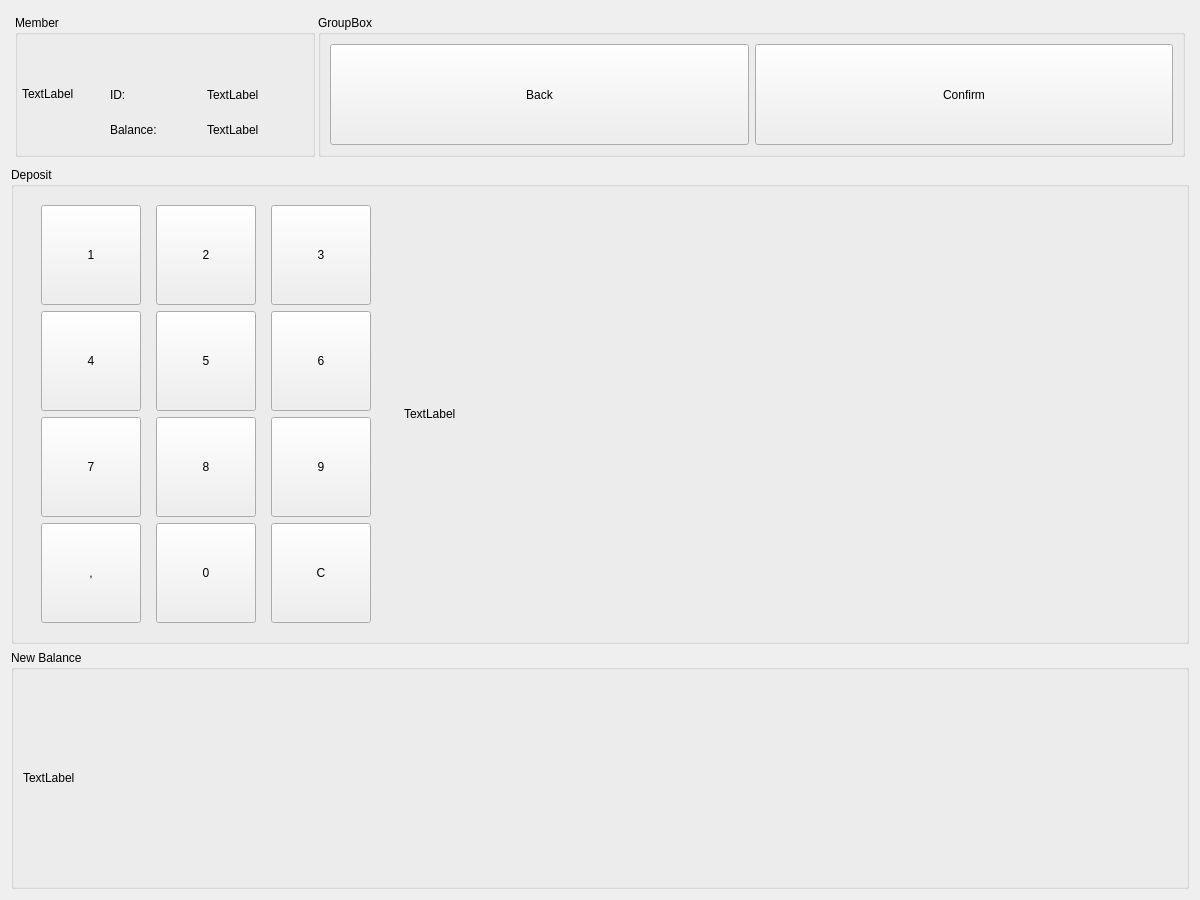
<?xml version="1.0" encoding="UTF-8"?>
<ui version="4.0">
 <class>DepositWindow</class>
 <widget class="QWidget" name="DepositWindow">
  <property name="geometry">
   <rect>
    <x>0</x>
    <y>0</y>
    <width>1200</width>
    <height>900</height>
   </rect>
  </property>
  <property name="sizePolicy">
   <sizepolicy hsizetype="Preferred" vsizetype="Preferred">
    <horstretch>0</horstretch>
    <verstretch>0</verstretch>
   </sizepolicy>
  </property>
  <property name="minimumSize">
   <size>
    <width>1200</width>
    <height>900</height>
   </size>
  </property>
  <property name="windowTitle">
   <string>Form</string>
  </property>
  <layout class="QVBoxLayout" name="verticalLayout">
   <item>
    <widget class="QWidget" name="topBarWidget" native="true">
     <property name="minimumSize">
      <size>
       <width>0</width>
       <height>150</height>
      </size>
     </property>
     <property name="maximumSize">
      <size>
       <width>16777215</width>
       <height>150</height>
      </size>
     </property>
     <layout class="QHBoxLayout" name="horizontalLayout">
      <property name="spacing">
       <number>3</number>
      </property>
      <property name="leftMargin">
       <number>4</number>
      </property>
      <property name="topMargin">
       <number>4</number>
      </property>
      <property name="rightMargin">
       <number>4</number>
      </property>
      <property name="bottomMargin">
       <number>4</number>
      </property>
      <item>
       <widget class="QGroupBox" name="memberGroupBox">
        <property name="minimumSize">
         <size>
          <width>300</width>
          <height>0</height>
         </size>
        </property>
        <property name="maximumSize">
         <size>
          <width>300</width>
          <height>16777215</height>
         </size>
        </property>
        <property name="title">
         <string>Member</string>
        </property>
        <layout class="QHBoxLayout" name="horizontalLayout_2">
         <property name="spacing">
          <number>3</number>
         </property>
         <property name="leftMargin">
          <number>4</number>
         </property>
         <property name="topMargin">
          <number>4</number>
         </property>
         <property name="rightMargin">
          <number>4</number>
         </property>
         <property name="bottomMargin">
          <number>4</number>
         </property>
         <item>
          <widget class="QLabel" name="memberImage">
           <property name="minimumSize">
            <size>
             <width>80</width>
             <height>80</height>
            </size>
           </property>
           <property name="maximumSize">
            <size>
             <width>80</width>
             <height>80</height>
            </size>
           </property>
           <property name="text">
            <string>TextLabel</string>
           </property>
          </widget>
         </item>
         <item>
          <widget class="QWidget" name="memberViewWidget" native="true">
           <layout class="QVBoxLayout" name="verticalLayout_2">
            <property name="spacing">
             <number>3</number>
            </property>
            <property name="leftMargin">
             <number>4</number>
            </property>
            <property name="topMargin">
             <number>4</number>
            </property>
            <property name="rightMargin">
             <number>4</number>
            </property>
            <property name="bottomMargin">
             <number>4</number>
            </property>
            <item>
             <widget class="QLabel" name="memberNameLabel">
              <property name="text">
               <string/>
              </property>
             </widget>
            </item>
            <item>
             <widget class="QWidget" name="memberIdWidget" native="true">
              <layout class="QHBoxLayout" name="horizontalLayout_3">
               <property name="spacing">
                <number>1</number>
               </property>
               <property name="leftMargin">
                <number>1</number>
               </property>
               <property name="topMargin">
                <number>1</number>
               </property>
               <property name="rightMargin">
                <number>1</number>
               </property>
               <property name="bottomMargin">
                <number>1</number>
               </property>
               <item>
                <widget class="QLabel" name="memberAccountLabel">
                 <property name="text">
                  <string>ID:</string>
                 </property>
                </widget>
               </item>
               <item>
                <widget class="QLabel" name="memberAccountInfoLabel">
                 <property name="text">
                  <string>TextLabel</string>
                 </property>
                </widget>
               </item>
              </layout>
             </widget>
            </item>
            <item>
             <widget class="QWidget" name="memberAccountWidget" native="true">
              <layout class="QHBoxLayout" name="horizontalLayout_4">
               <property name="spacing">
                <number>1</number>
               </property>
               <property name="leftMargin">
                <number>1</number>
               </property>
               <property name="topMargin">
                <number>1</number>
               </property>
               <property name="rightMargin">
                <number>1</number>
               </property>
               <property name="bottomMargin">
                <number>1</number>
               </property>
               <item>
                <widget class="QLabel" name="memberIdLabel">
                 <property name="text">
                  <string>Balance:</string>
                 </property>
                </widget>
               </item>
               <item>
                <widget class="QLabel" name="memberIdInfoLabel">
                 <property name="text">
                  <string>TextLabel</string>
                 </property>
                </widget>
               </item>
              </layout>
             </widget>
            </item>
           </layout>
          </widget>
         </item>
        </layout>
       </widget>
      </item>
      <item>
       <widget class="QGroupBox" name="optionsGroupBox">
        <property name="sizePolicy">
         <sizepolicy hsizetype="Preferred" vsizetype="Preferred">
          <horstretch>0</horstretch>
          <verstretch>0</verstretch>
         </sizepolicy>
        </property>
        <property name="title">
         <string>GroupBox</string>
        </property>
        <layout class="QHBoxLayout" name="horizontalLayout_5">
         <item>
          <widget class="QPushButton" name="backButton">
           <property name="sizePolicy">
            <sizepolicy hsizetype="Minimum" vsizetype="Expanding">
             <horstretch>0</horstretch>
             <verstretch>0</verstretch>
            </sizepolicy>
           </property>
           <property name="text">
            <string>Back</string>
           </property>
          </widget>
         </item>
         <item>
          <widget class="QPushButton" name="confirmButton">
           <property name="sizePolicy">
            <sizepolicy hsizetype="Minimum" vsizetype="Expanding">
             <horstretch>0</horstretch>
             <verstretch>0</verstretch>
            </sizepolicy>
           </property>
           <property name="text">
            <string>Confirm</string>
           </property>
          </widget>
         </item>
        </layout>
       </widget>
      </item>
     </layout>
    </widget>
   </item>
   <item>
    <widget class="QGroupBox" name="numPadGroupBox">
     <property name="title">
      <string>Deposit</string>
     </property>
     <layout class="QHBoxLayout" name="horizontalLayout_6">
      <item>
       <widget class="QWidget" name="numPadWidget" native="true">
        <property name="minimumSize">
         <size>
          <width>366</width>
          <height>0</height>
         </size>
        </property>
        <property name="maximumSize">
         <size>
          <width>366</width>
          <height>16777215</height>
         </size>
        </property>
        <layout class="QGridLayout" name="gridLayout">
         <item row="0" column="0">
          <widget class="QPushButton" name="pushButton_01">
           <property name="sizePolicy">
            <sizepolicy hsizetype="Fixed" vsizetype="Fixed">
             <horstretch>0</horstretch>
             <verstretch>0</verstretch>
            </sizepolicy>
           </property>
           <property name="minimumSize">
            <size>
             <width>100</width>
             <height>100</height>
            </size>
           </property>
           <property name="text">
            <string>1</string>
           </property>
          </widget>
         </item>
         <item row="1" column="1">
          <widget class="QPushButton" name="pushButton_05">
           <property name="sizePolicy">
            <sizepolicy hsizetype="Fixed" vsizetype="Fixed">
             <horstretch>0</horstretch>
             <verstretch>0</verstretch>
            </sizepolicy>
           </property>
           <property name="minimumSize">
            <size>
             <width>100</width>
             <height>100</height>
            </size>
           </property>
           <property name="text">
            <string>5</string>
           </property>
          </widget>
         </item>
         <item row="2" column="0">
          <widget class="QPushButton" name="pushButton_07">
           <property name="sizePolicy">
            <sizepolicy hsizetype="Fixed" vsizetype="Fixed">
             <horstretch>0</horstretch>
             <verstretch>0</verstretch>
            </sizepolicy>
           </property>
           <property name="minimumSize">
            <size>
             <width>100</width>
             <height>100</height>
            </size>
           </property>
           <property name="text">
            <string>7</string>
           </property>
          </widget>
         </item>
         <item row="2" column="2">
          <widget class="QPushButton" name="pushButton_09">
           <property name="sizePolicy">
            <sizepolicy hsizetype="Fixed" vsizetype="Fixed">
             <horstretch>0</horstretch>
             <verstretch>0</verstretch>
            </sizepolicy>
           </property>
           <property name="minimumSize">
            <size>
             <width>100</width>
             <height>100</height>
            </size>
           </property>
           <property name="text">
            <string>9</string>
           </property>
          </widget>
         </item>
         <item row="1" column="0">
          <widget class="QPushButton" name="pushButton_04">
           <property name="sizePolicy">
            <sizepolicy hsizetype="Fixed" vsizetype="Fixed">
             <horstretch>0</horstretch>
             <verstretch>0</verstretch>
            </sizepolicy>
           </property>
           <property name="minimumSize">
            <size>
             <width>100</width>
             <height>100</height>
            </size>
           </property>
           <property name="text">
            <string>4</string>
           </property>
          </widget>
         </item>
         <item row="0" column="1">
          <widget class="QPushButton" name="pushButton_02">
           <property name="sizePolicy">
            <sizepolicy hsizetype="Fixed" vsizetype="Fixed">
             <horstretch>0</horstretch>
             <verstretch>0</verstretch>
            </sizepolicy>
           </property>
           <property name="minimumSize">
            <size>
             <width>100</width>
             <height>100</height>
            </size>
           </property>
           <property name="text">
            <string>2</string>
           </property>
          </widget>
         </item>
         <item row="0" column="2">
          <widget class="QPushButton" name="pushButton_03">
           <property name="sizePolicy">
            <sizepolicy hsizetype="Fixed" vsizetype="Fixed">
             <horstretch>0</horstretch>
             <verstretch>0</verstretch>
            </sizepolicy>
           </property>
           <property name="minimumSize">
            <size>
             <width>100</width>
             <height>100</height>
            </size>
           </property>
           <property name="text">
            <string>3</string>
           </property>
          </widget>
         </item>
         <item row="1" column="2">
          <widget class="QPushButton" name="pushButton_06">
           <property name="sizePolicy">
            <sizepolicy hsizetype="Fixed" vsizetype="Fixed">
             <horstretch>0</horstretch>
             <verstretch>0</verstretch>
            </sizepolicy>
           </property>
           <property name="minimumSize">
            <size>
             <width>100</width>
             <height>100</height>
            </size>
           </property>
           <property name="text">
            <string>6</string>
           </property>
          </widget>
         </item>
         <item row="2" column="1">
          <widget class="QPushButton" name="pushButton_08">
           <property name="sizePolicy">
            <sizepolicy hsizetype="Fixed" vsizetype="Fixed">
             <horstretch>0</horstretch>
             <verstretch>0</verstretch>
            </sizepolicy>
           </property>
           <property name="minimumSize">
            <size>
             <width>100</width>
             <height>100</height>
            </size>
           </property>
           <property name="text">
            <string>8</string>
           </property>
          </widget>
         </item>
         <item row="3" column="0">
          <widget class="QPushButton" name="pushButton_coma">
           <property name="sizePolicy">
            <sizepolicy hsizetype="Fixed" vsizetype="Fixed">
             <horstretch>0</horstretch>
             <verstretch>0</verstretch>
            </sizepolicy>
           </property>
           <property name="minimumSize">
            <size>
             <width>100</width>
             <height>100</height>
            </size>
           </property>
           <property name="text">
            <string>,</string>
           </property>
          </widget>
         </item>
         <item row="3" column="1">
          <widget class="QPushButton" name="pushButton_00">
           <property name="sizePolicy">
            <sizepolicy hsizetype="Fixed" vsizetype="Fixed">
             <horstretch>0</horstretch>
             <verstretch>0</verstretch>
            </sizepolicy>
           </property>
           <property name="minimumSize">
            <size>
             <width>100</width>
             <height>100</height>
            </size>
           </property>
           <property name="text">
            <string>0</string>
           </property>
          </widget>
         </item>
         <item row="3" column="2">
          <widget class="QPushButton" name="pushButton_C">
           <property name="sizePolicy">
            <sizepolicy hsizetype="Fixed" vsizetype="Fixed">
             <horstretch>0</horstretch>
             <verstretch>0</verstretch>
            </sizepolicy>
           </property>
           <property name="minimumSize">
            <size>
             <width>100</width>
             <height>100</height>
            </size>
           </property>
           <property name="text">
            <string>C</string>
           </property>
          </widget>
         </item>
        </layout>
       </widget>
      </item>
      <item>
       <widget class="QWidget" name="numPadDisplayWidget" native="true">
        <layout class="QHBoxLayout" name="horizontalLayout_8">
         <item>
          <widget class="QLabel" name="depositLabel">
           <property name="text">
            <string>TextLabel</string>
           </property>
          </widget>
         </item>
        </layout>
       </widget>
      </item>
     </layout>
    </widget>
   </item>
   <item>
    <widget class="QGroupBox" name="newBalanceGroupBox">
     <property name="title">
      <string>New Balance</string>
     </property>
     <layout class="QHBoxLayout" name="horizontalLayout_7">
      <item>
       <widget class="QLabel" name="newBalanceLabel">
        <property name="text">
         <string>TextLabel</string>
        </property>
       </widget>
      </item>
     </layout>
    </widget>
   </item>
  </layout>
 </widget>
 <resources/>
 <connections/>
</ui>
